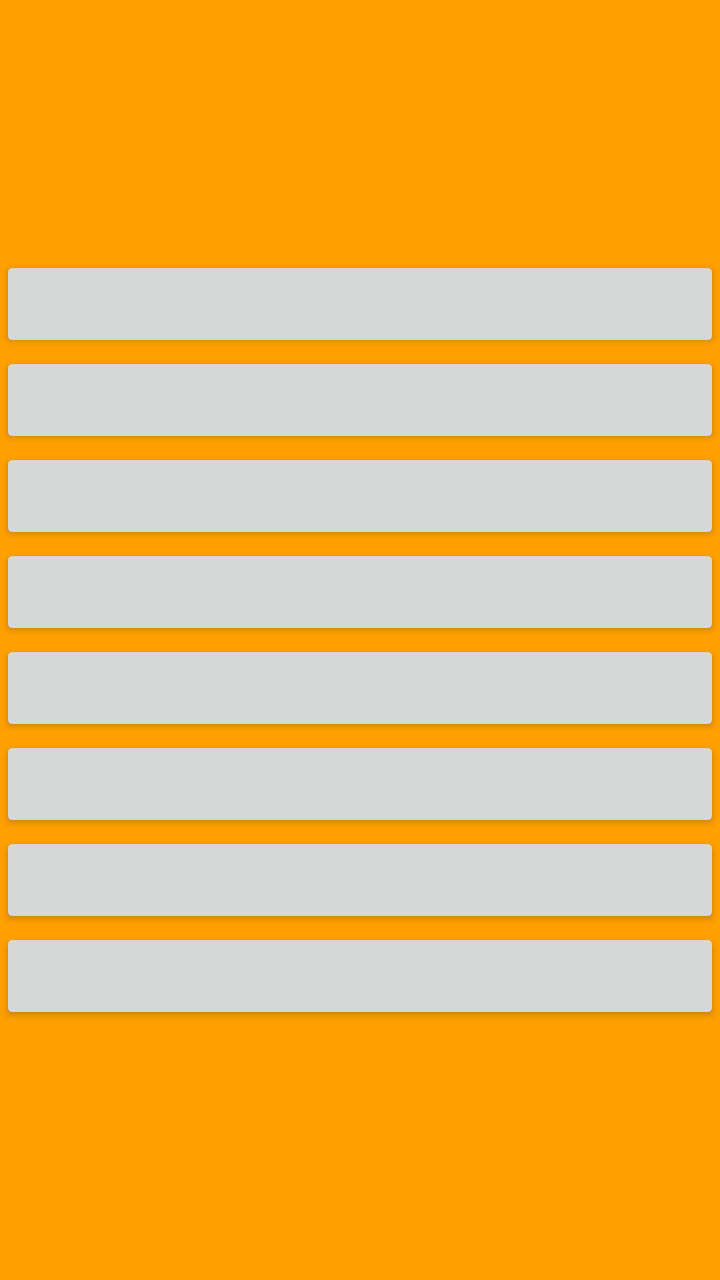
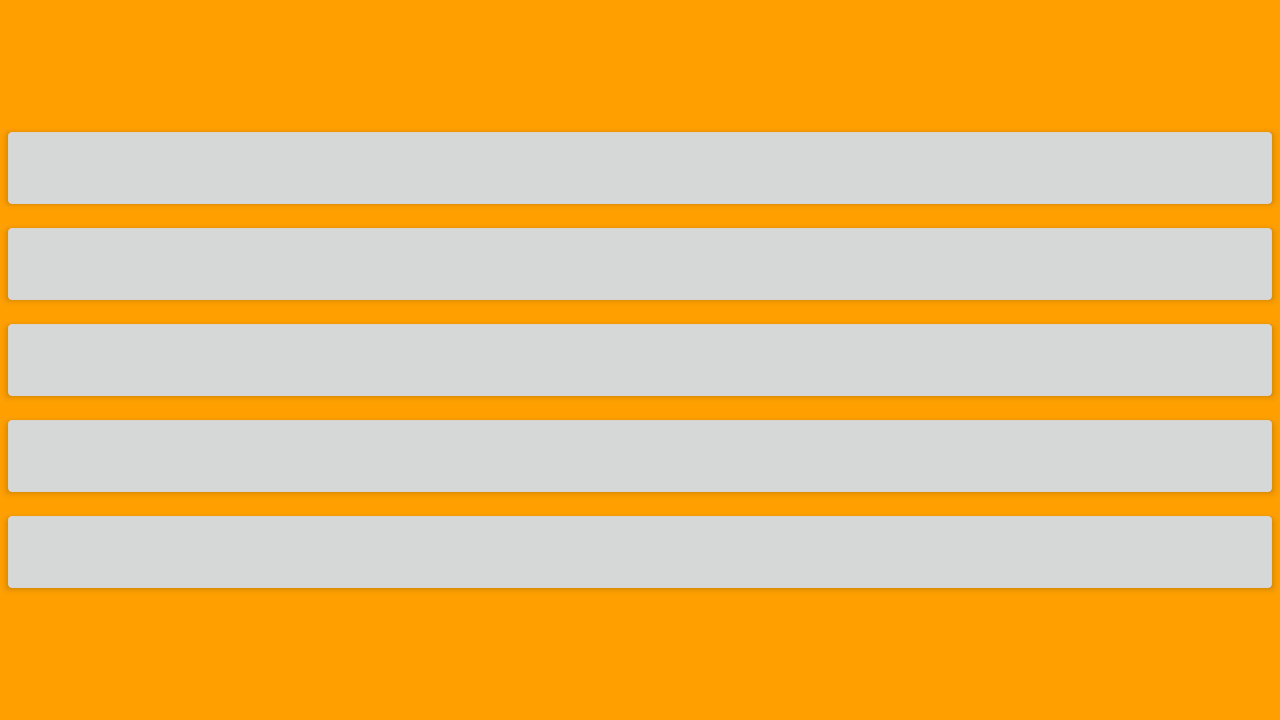

Compare how this app lays out the same screen by default and in its alternative resource folder. The renders come first, then the two layout files and the values they reference.
<!-- AndroidManifest.xml: application theme AppTheme -->
<!-- res/layout/alphabet_activity.xml -->
<?xml version="1.0" encoding="utf-8"?>
<ScrollView
    xmlns:android="http://schemas.android.com/apk/res/android"
    android:id="@+id/activity_alphabet"
    android:layout_width="match_parent"
    android:layout_height="match_parent">

    <LinearLayout
        xmlns:tools="http://schemas.android.com/tools"
        android:id="@+id/activity_alphabet_v0"
        android:gravity="center"
        android:layout_gravity="center"
        tools:context="com.pupupon.armenianalphabet.AlphabetActivity"
        style="@style/AppTheme" >

        <LinearLayout
            xmlns:tools="http://schemas.android.com/tools"
            android:id="@+id/activity_alphabet_h1"
            android:gravity="center"
            android:layout_gravity="center"
            android:orientation="horizontal"
            tools:context="com.pupupon.armenianalphabet.AlphabetActivity"
            style="@style/AppTheme" >

            <Button android:id="@+id/letter_btn_1" style="@style/aphabetButton"/>
            <Button android:id="@+id/letter_btn_2" style="@style/aphabetButton"/>
            <Button android:id="@+id/letter_btn_3" style="@style/aphabetButton"/>
            <Button android:id="@+id/letter_btn_4" style="@style/aphabetButton"/>
            <Button android:id="@+id/letter_btn_5" style="@style/aphabetButton"/>

        </LinearLayout>

        <LinearLayout
            xmlns:tools="http://schemas.android.com/tools"
            android:id="@+id/activity_alphabet_h2"
            android:gravity="center"
            android:layout_gravity="center"
            android:orientation="horizontal"
            tools:context="com.pupupon.armenianalphabet.AlphabetActivity"
            style="@style/AppTheme" >

            <Button android:id="@+id/letter_btn_6" style="@style/aphabetButton"/>
            <Button android:id="@+id/letter_btn_7" style="@style/aphabetButton"/>
            <Button android:id="@+id/letter_btn_8" style="@style/aphabetButton"/>
            <Button android:id="@+id/letter_btn_9"  style="@style/aphabetButton"/>
            <Button android:id="@+id/letter_btn_10" style="@style/aphabetButton"/>

        </LinearLayout>

        <LinearLayout
            xmlns:tools="http://schemas.android.com/tools"
            android:id="@+id/activity_alphabet_h3"
            android:gravity="center"
            android:layout_gravity="center"
            android:orientation="horizontal"
            tools:context="com.pupupon.armenianalphabet.AlphabetActivity"
            style="@style/AppTheme" >

            <Button android:id="@+id/letter_btn_11" style="@style/aphabetButton"/>
            <Button android:id="@+id/letter_btn_12" style="@style/aphabetButton"/>
            <Button android:id="@+id/letter_btn_13" style="@style/aphabetButton"/>
            <Button android:id="@+id/letter_btn_14" style="@style/aphabetButton"/>
            <Button android:id="@+id/letter_btn_15" style="@style/aphabetButton"/>

        </LinearLayout>

        <LinearLayout
            xmlns:tools="http://schemas.android.com/tools"
            android:id="@+id/activity_alphabet_h4"
            android:gravity="center"
            android:layout_gravity="center"
            android:orientation="horizontal"
            tools:context="com.pupupon.armenianalphabet.AlphabetActivity"
            style="@style/AppTheme" >

            <Button android:id="@+id/letter_btn_16" style="@style/aphabetButton"/>
            <Button android:id="@+id/letter_btn_17" style="@style/aphabetButton"/>
            <Button android:id="@+id/letter_btn_18" style="@style/aphabetButton"/>
            <Button android:id="@+id/letter_btn_19" style="@style/aphabetButton"/>
            <Button android:id="@+id/letter_btn_20" style="@style/aphabetButton"/>

        </LinearLayout>

        <LinearLayout
            xmlns:tools="http://schemas.android.com/tools"
            android:id="@+id/activity_alphabet_h5"
            android:gravity="center"
            android:layout_gravity="center"
            android:orientation="horizontal"
            tools:context="com.pupupon.armenianalphabet.AlphabetActivity"
            style="@style/AppTheme" >

            <Button android:id="@+id/letter_btn_21" style="@style/aphabetButton" android:gravity="center_vertical|center_horizontal"/>
            <Button android:id="@+id/letter_btn_22" style="@style/aphabetButton" android:gravity="center_vertical|center_horizontal"/>
            <Button android:id="@+id/letter_btn_23" style="@style/aphabetButton" android:gravity="center_vertical|center_horizontal"/>
            <Button android:id="@+id/letter_btn_24" style="@style/aphabetButton" android:gravity="center_vertical|center_horizontal"/>
            <Button android:id="@+id/letter_btn_25" style="@style/aphabetButton" android:gravity="center_vertical|center_horizontal"/>

        </LinearLayout>

        <LinearLayout
            xmlns:tools="http://schemas.android.com/tools"
            android:id="@+id/activity_alphabet_h6"
            android:gravity="center"
            android:layout_gravity="center"
            android:orientation="horizontal"
            tools:context="com.pupupon.armenianalphabet.AlphabetActivity"
            style="@style/AppTheme" >

            <Button android:id="@+id/letter_btn_26" style="@style/aphabetButton" android:gravity="center_vertical|center_horizontal"/>
            <Button android:id="@+id/letter_btn_27" style="@style/aphabetButton" android:gravity="center_vertical|center_horizontal"/>
            <Button android:id="@+id/letter_btn_28" style="@style/aphabetButton" android:gravity="center_vertical|center_horizontal"/>
            <Button android:id="@+id/letter_btn_29" style="@style/aphabetButton" android:gravity="center_vertical|center_horizontal"/>
            <Button android:id="@+id/letter_btn_30" style="@style/aphabetButton" android:gravity="center_vertical|center_horizontal"/>

        </LinearLayout>

        <LinearLayout
            xmlns:tools="http://schemas.android.com/tools"
            android:id="@+id/activity_alphabet_h7"
            android:gravity="center"
            android:layout_gravity="center"
            android:orientation="horizontal"
            tools:context="com.pupupon.armenianalphabet.AlphabetActivity"
            style="@style/AppTheme" >

            <Button android:id="@+id/letter_btn_31" style="@style/aphabetButton" android:gravity="center_vertical|center_horizontal"/>
            <Button android:id="@+id/letter_btn_32" style="@style/aphabetButton" android:gravity="center_vertical|center_horizontal"/>
            <Button android:id="@+id/letter_btn_33" style="@style/aphabetButton" android:gravity="center_vertical|center_horizontal"/>
            <Button android:id="@+id/letter_btn_34" style="@style/aphabetButton" android:gravity="center_vertical|center_horizontal"/>
            <Button android:id="@+id/letter_btn_35" style="@style/aphabetButton" android:gravity="center_vertical|center_horizontal"/>

        </LinearLayout>

        <LinearLayout
            xmlns:tools="http://schemas.android.com/tools"
            android:id="@+id/activity_alphabet_h8"
            android:gravity="center"
            android:layout_gravity="center"
            android:orientation="horizontal"
            tools:context="com.pupupon.armenianalphabet.AlphabetActivity"
            style="@style/AppTheme" >

            <Button android:id="@+id/letter_btn_36" style="@style/aphabetButton" android:gravity="center_vertical|center_horizontal"/>
            <Button android:id="@+id/letter_btn_37"    style="@style/aphabetButton"      android:gravity="center_vertical|center_horizontal"/>
            <Button android:id="@+id/letter_btn_38"    style="@style/aphabetButton"      android:gravity="center_vertical|center_horizontal"/>
            <Button android:id="@+id/letter_btn_39"    style="@style/aphabetButton"      android:gravity="center_vertical|center_horizontal"/>
            <Button android:id="@+id/letter_btn_shift" style="@style/aphabetButtonShift" android:gravity="center_vertical|center_horizontal"/>

        </LinearLayout>
    </LinearLayout>
</ScrollView>
<!-- resources referenced by this layout -->
<resources>
  <style name="AppTheme" parent="Theme.AppCompat.Light.DarkActionBar">
          
          <item name="android:orientation">vertical</item>
          <item name="colorPrimary">@color/colorPrimary</item>
          <item name="colorPrimaryDark">@color/colorPrimaryDark</item>
          <item name="colorAccent">@color/colorAccent</item>
          <item name="android:windowBackground">@color/colorBackground</item>
          <item name="android:layout_width">match_parent</item>
          <item name="android:layout_height">match_parent</item>
      </style>
  <color name="colorPrimary">#311B92</color>
  <color name="colorPrimaryDark">#b71c1c</color>
  <color name="colorAccent">#333333</color>
  <color name="colorBackground">#FFA000</color>
</resources>
<!-- res/layout-land/alphabet_activity.xml (the repository's variant of the layout above) -->
<!-- drawn on the phone turned sideways -->
<?xml version="1.0" encoding="utf-8"?>
<ScrollView
    xmlns:android="http://schemas.android.com/apk/res/android"
    android:id="@+id/activity_alphabet"
    android:layout_width="match_parent"
    android:layout_height="match_parent">

    <LinearLayout
        xmlns:tools="http://schemas.android.com/tools"
        android:id="@+id/activity_alphabet_v0"
        android:gravity="center"
        android:layout_gravity="center"
        tools:context="com.pupupon.armenianalphabet.AlphabetActivity"
        style="@style/AppTheme" >

        <LinearLayout
            xmlns:tools="http://schemas.android.com/tools"
            android:id="@+id/activity_alphabet_h1"
            android:gravity="center"
            android:layout_gravity="center"
            android:orientation="horizontal"
            tools:context="com.pupupon.armenianalphabet.AlphabetActivity"
            style="@style/AppTheme" >

            <Button android:id="@+id/letter_btn_1" style="@style/aphabetButton"/>
            <Button android:id="@+id/letter_btn_2" style="@style/aphabetButton"/>
            <Button android:id="@+id/letter_btn_3" style="@style/aphabetButton"/>
            <Button android:id="@+id/letter_btn_4" style="@style/aphabetButton"/>
            <Button android:id="@+id/letter_btn_5" style="@style/aphabetButton"/>
            <Button android:id="@+id/letter_btn_6" style="@style/aphabetButton"/>
            <Button android:id="@+id/letter_btn_7" style="@style/aphabetButton"/>
            <Button android:id="@+id/letter_btn_8" style="@style/aphabetButton"/>

        </LinearLayout>

        <LinearLayout
            xmlns:tools="http://schemas.android.com/tools"
            android:id="@+id/activity_alphabet_h2"
            android:gravity="center"
            android:layout_gravity="center"
            android:orientation="horizontal"
            tools:context="com.pupupon.armenianalphabet.AlphabetActivity"
            style="@style/AppTheme" >

            <Button android:id="@+id/letter_btn_9"  style="@style/aphabetButton"/>
            <Button android:id="@+id/letter_btn_10" style="@style/aphabetButton"/>
            <Button android:id="@+id/letter_btn_11" style="@style/aphabetButton"/>
            <Button android:id="@+id/letter_btn_12" style="@style/aphabetButton"/>
            <Button android:id="@+id/letter_btn_13" style="@style/aphabetButton"/>
            <Button android:id="@+id/letter_btn_14" style="@style/aphabetButton"/>
            <Button android:id="@+id/letter_btn_15" style="@style/aphabetButton"/>
            <Button android:id="@+id/letter_btn_16" style="@style/aphabetButton"/>

        </LinearLayout>

        <LinearLayout
            xmlns:tools="http://schemas.android.com/tools"
            android:id="@+id/activity_alphabet_h3"
            android:gravity="center"
            android:layout_gravity="center"
            android:orientation="horizontal"
            tools:context="com.pupupon.armenianalphabet.AlphabetActivity"
            style="@style/AppTheme" >

            <Button android:id="@+id/letter_btn_17" style="@style/aphabetButton"/>
            <Button android:id="@+id/letter_btn_18" style="@style/aphabetButton"/>
            <Button android:id="@+id/letter_btn_19" style="@style/aphabetButton"/>
            <Button android:id="@+id/letter_btn_20" style="@style/aphabetButton"/>
            <Button android:id="@+id/letter_btn_21" style="@style/aphabetButton"/>
            <Button android:id="@+id/letter_btn_22" style="@style/aphabetButton"/>
            <Button android:id="@+id/letter_btn_23" style="@style/aphabetButton"/>
            <Button android:id="@+id/letter_btn_24" style="@style/aphabetButton"/>

        </LinearLayout>

        <LinearLayout
            xmlns:tools="http://schemas.android.com/tools"
            android:id="@+id/activity_alphabet_h4"
            android:gravity="center"
            android:layout_gravity="center"
            android:orientation="horizontal"
            tools:context="com.pupupon.armenianalphabet.AlphabetActivity"
            style="@style/AppTheme" >

            <Button android:id="@+id/letter_btn_25" style="@style/aphabetButton"/>
            <Button android:id="@+id/letter_btn_26" style="@style/aphabetButton"/>
            <Button android:id="@+id/letter_btn_27" style="@style/aphabetButton"/>
            <Button android:id="@+id/letter_btn_28" style="@style/aphabetButton"/>
            <Button android:id="@+id/letter_btn_29" style="@style/aphabetButton"/>
            <Button android:id="@+id/letter_btn_30" style="@style/aphabetButton"/>
            <Button android:id="@+id/letter_btn_31" style="@style/aphabetButton"/>
            <Button android:id="@+id/letter_btn_32" style="@style/aphabetButton"/>

        </LinearLayout>

        <LinearLayout
            xmlns:tools="http://schemas.android.com/tools"
            android:id="@+id/activity_alphabet_h5"
            android:gravity="center"
            android:layout_gravity="center"
            android:orientation="horizontal"
            tools:context="com.pupupon.armenianalphabet.AlphabetActivity"
            style="@style/AppTheme" >

            <Button android:id="@+id/letter_btn_33"     style="@style/aphabetButton"/>
            <Button android:id="@+id/letter_btn_34"     style="@style/aphabetButton"/>
            <Button android:id="@+id/letter_btn_35"     style="@style/aphabetButton"/>
            <Button android:id="@+id/letter_btn_36"     style="@style/aphabetButton"/>
            <Button android:id="@+id/letter_btn_37"     style="@style/aphabetButton"/>
            <Button android:id="@+id/letter_btn_38"     style="@style/aphabetButton"/>
            <Button android:id="@+id/letter_btn_39"     style="@style/aphabetButton"/>
            <Button android:id="@+id/letter_btn_shift"  style="@style/aphabetButtonShift"/>


        </LinearLayout>
    </LinearLayout>
</ScrollView>
